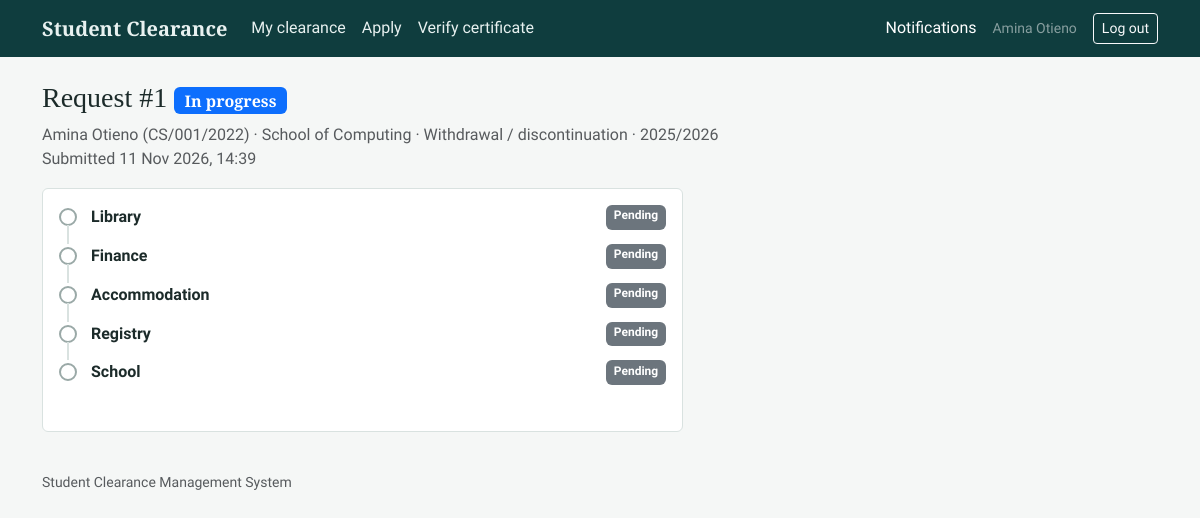
The app's page /requests/1/ (signed in) with its own data.
### accounts/models.py (models this page shows, shortened)
class User(AbstractUser):
    class Role(models.TextChoices):
        STUDENT = "student", "Student"
        OFFICER = "officer", "Clearance officer"
        ADMIN = "admin", "Administrator"
    role = models.CharField(max_length=10, choices=Role.choices, default=Role.STUDENT)
    school = models.ForeignKey(School, null=True, blank=True, on_delete=models.SET_NULL, related_name="users")
    department = models.ForeignKey(
        Department, null=True, blank=True, on_delete=models.SET_NULL, related_name="officers"
    )
    @property
    def display_name(self):
        return self.get_full_name() or self.username

class School(models.Model):
    name = models.CharField(max_length=120, unique=True)
    class Meta:
        ordering = ["name"]
    def __str__(self):
        return self.name

class Department(models.Model):
    name = models.CharField(max_length=120, unique=True)
    order = models.PositiveSmallIntegerField(unique=True, help_text="Position in the clearance sequence (1 = first).")
    is_school_office = models.BooleanField(
        default=False,
        help_text="If ticked, only an officer from the student's own school can act on this step.",
    )
    class Meta:
        ordering = ["order"]

### clearance/models.py (models this page shows, shortened)
class ClearanceRequest(models.Model):
    class Status(models.TextChoices):
        SUBMITTED = "submitted", "Submitted"
        IN_PROGRESS = "in_progress", "In progress"
        APPROVED = "approved", "Approved"
        REJECTED = "rejected", "Rejected"
    class Reason(models.TextChoices):
        GRADUATION = "graduation", "Graduation"
        END_OF_YEAR = "end_of_year", "End of academic year"
        WITHDRAWAL = "withdrawal", "Withdrawal / discontinuation"
        TRANSFER = "transfer", "Transfer"
    student = models.ForeignKey(settings.AUTH_USER_MODEL, on_delete=models.CASCADE, related_name="requests")
    reason = models.CharField(max_length=20, choices=Reason.choices, default=Reason.GRADUATION)
    academic_year = models.CharField(max_length=9, help_text="e.g. 2025/2026")
    document = models.FileField(upload_to="clearance_docs/%Y/", blank=True)
    status = models.CharField(max_length=12, choices=Status.choices, default=Status.SUBMITTED)
    created_at = models.DateTimeField(auto_now_add=True)
    updated_at = models.DateTimeField(auto_now=True)
    completed_at = models.DateTimeField(null=True, blank=True)
    class Meta:
        ordering = ["-created_at"]
    @property
    def badge(self):
        return {"submitted": "secondary", "in_progress": "primary", "approved": "success", "rejected": "danger"}[self.status]

class ApprovalStep(models.Model):
    class Status(models.TextChoices):
        PENDING = "pending", "Pending"
        APPROVED = "approved", "Approved"
        REJECTED = "rejected", "Rejected"
    request = models.ForeignKey(ClearanceRequest, on_delete=models.CASCADE, related_name="steps")
    department = models.ForeignKey(Department, on_delete=models.PROTECT, related_name="steps")
    status = models.CharField(max_length=10, choices=Status.choices, default=Status.PENDING)
    officer = models.ForeignKey(
        settings.AUTH_USER_MODEL, null=True, blank=True, on_delete=models.SET_NULL, related_name="decisions"
    )
    comment = models.TextField(blank=True)
    activated_at = models.DateTimeField(null=True, blank=True, help_text="When this step became the current one.")
    acted_at = models.DateTimeField(null=True, blank=True)
    class Meta:
        ordering = ["department__order"]
        unique_together = ("request", "department")
    @property
    def badge(self):
        return {"pending": "secondary", "approved": "success", "rejected": "danger"}[self.status]

### clearance/views.py (the view)
# urls.py: path("requests/<int:pk>/", views.request_detail, name="request_detail"),
@login_required
def request_detail(request, pk):
    req = get_object_or_404(ClearanceRequest.objects.prefetch_related("steps__department", "steps__officer"), pk=pk)
    if not (req.student_id == request.user.id or request.user.role == ADMIN):
        raise PermissionDenied
    form = ResubmitForm()
    return render(request, "student/request_detail.html", {"req": req, "form": form})

### clearance/context_processors.py (called while the page is built)
def notifications(request):
    if request.user.is_authenticated:
        return {"unread_count": request.user.notifications.filter(is_read=False).count()}
    return {"unread_count": 0}

### templates/student/request_detail.html (shortened to what this page needs)
{% extends "base.html" %}
{% block content %}
<h1 class="h3">Request #{{ req.pk }} <span class="badge bg-{{ req.badge }} align-middle fs-6">{{ req.get_status_display }}</span></h1>
<p class="text-muted">{{ req.student.display_name }} ({{ req.student.username }}) &middot; {{ req.student.school }} &middot; {{ req.get_reason_display }} &middot; {{ req.academic_year }}<br>
Submitted {{ req.created_at|date:"j M Y, H:i" }}{% if req.completed_at %} &middot; cleared {{ req.completed_at|date:"j M Y, H:i" }}{% endif %}</p>
<div class="row"><div class="col-lg-7">
  <div class="card card-body mb-3">{% include "_tracker.html" %}</div>
</div>
</div>
{% endblock %}

### templates/base.html (shortened to what this page needs)
{% load static %}<!doctype html>
<html lang="en">
<head>
  <link href="https://cdn.jsdelivr.net/npm/bootstrap@5.3.3/dist/css/bootstrap.min.css" rel="stylesheet">
  <link rel="stylesheet" href="{% static 'css/style.css' %}">
</head>
<body>
<nav class="navbar navbar-expand-lg scms-nav">
  <div class="container">
    <a class="navbar-brand" href="{% url 'home' %}">Student Clearance</a>
    <div class="collapse navbar-collapse" id="nav">
      <ul class="navbar-nav me-auto">
        {% if user.is_authenticated %}
          {% if user.role == 'student' %}
            <li class="nav-item"><a class="nav-link" href="{% url 'student_dashboard' %}">My clearance</a></li>
            <li class="nav-item"><a class="nav-link" href="{% url 'apply' %}">Apply</a></li>
          {% elif user.role == 'officer' %}
            <li class="nav-item"><a class="nav-link" href="{% url 'officer_dashboard' %}">Awaiting decision</a></li>
            <li class="nav-item"><a class="nav-link" href="{% url 'officer_history' %}">Past decisions</a></li>
          {% endif %}
        {% endif %}
        <li class="nav-item"><a class="nav-link" href="{% url 'verify_form' %}">Verify certificate</a></li>
      </ul>
      {% if user.is_authenticated %}
        <a class="nav-link text-white me-3" href="{% url 'notifications' %}">Notifications
          {% if unread_count %}<span class="badge bg-warning text-dark">{{ unread_count }}</span>{% endif %}</a>
        <span class="text-white-50 me-3 small">{{ user.display_name }}</span>
        <form method="post" action="{% url 'logout' %}" class="d-inline">{% csrf_token %}
          <button class="btn btn-sm btn-outline-light">Log out</button></form>
      {% else %}
        <a class="btn btn-sm btn-outline-light" href="{% url 'login' %}">Log in</a>
      {% endif %}
    </div>
  </div>
</nav>
<main class="container py-4">
  {% block content %}{% endblock %}
</main>
<footer class="container pb-4 small text-muted">Student Clearance Management System</footer>
</body>
</html>

### templates/_tracker.html (shortened to what this page needs)
<ol class="route">
  {% for step in req.steps.all %}
  <li class="route-stop route-{{ step.status }}">
    <div class="route-mark" aria-hidden="true"></div>
    <div class="route-body">
      <div class="d-flex justify-content-between flex-wrap">
        <strong>{{ step.department.name }}</strong>
        <span class="badge bg-{{ step.badge }}">{{ step.get_status_display }}</span>
      </div>
    </div>
  </li>
  {% endfor %}
</ol>

### static/css/style.css (style rules this page uses)
:root { --ink: #1c2b2a; --teal: #0f3d3e; --teal-2: #17595a; --paper: #f5f7f6; --line: #d9e2e0; --cleared: #1e7a4c; --stop: #b3382c; }
body { background: var(--paper); color: var(--ink); font-family: "Source Sans 3", system-ui, sans-serif; line-height: 1.55; }
h1, h2, h3, .navbar-brand { font-family: "Source Serif 4", Georgia, serif; font-weight: 700; }
.scms-nav { background: var(--teal); }
.scms-nav .nav-link, .scms-nav .navbar-brand { color: #e8f1f0; }
a { color: var(--teal-2); }
.card { border-color: var(--line); border-radius: 6px; }
.route { list-style: none; margin: 0 0 1rem; padding: 0; }
.route-stop { position: relative; display: flex; gap: 14px; padding-bottom: 14px; }
.route-stop:not(:last-child)::before { content: ""; position: absolute; left: 8px; top: 20px; bottom: 0; width: 2px; background: var(--line); }
.route-mark { flex: 0 0 18px; height: 18px; margin-top: 3px; border-radius: 50%; border: 2px solid #9aa9a7; background: #fff; }
.route-body { flex: 1; }

### records on screen
User: display_name "Amina Otieno"
ClearanceRequest: pk "1", status "In progress", student.display_name "Amina Otieno", student.username "CS/001/2022", student.school "School of Computing", reason "Withdrawal / discontinuation", academic_year "2025/2026", created_at "11 Nov 2026, 14:39"
ApprovalStep: department.name "Library", status "Pending"
ApprovalStep: department.name "Finance", status "Pending"
ApprovalStep: department.name "Accommodation", status "Pending"
ApprovalStep: department.name "Registry", status "Pending"
ApprovalStep: department.name "School", status "Pending"
